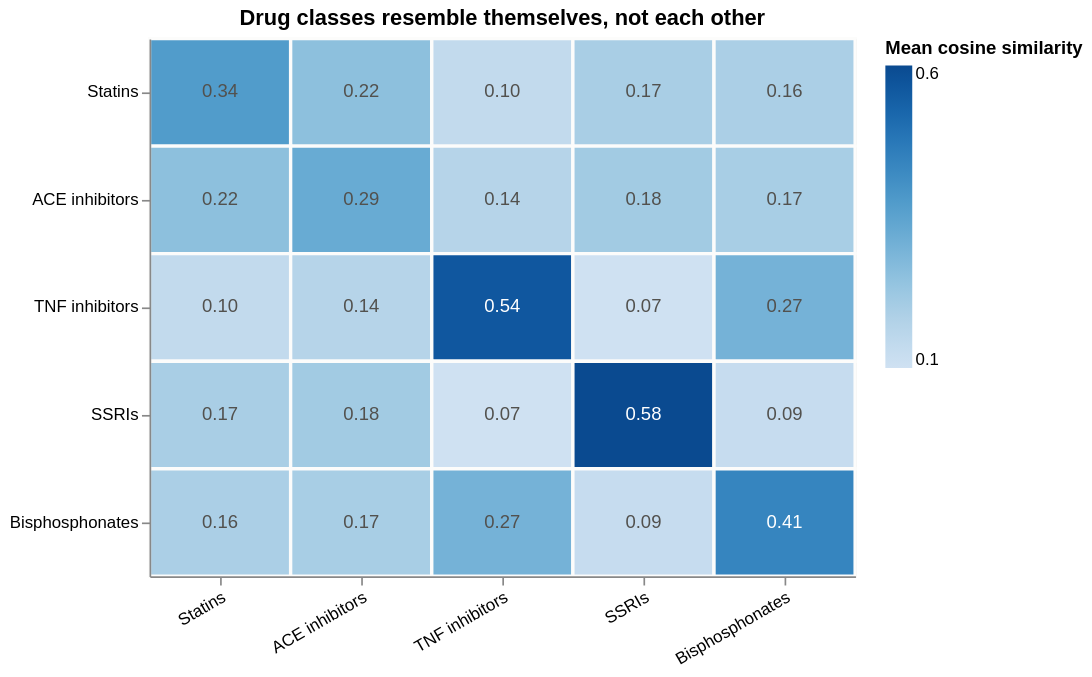

Specify this chart in Vega-Lite:
### Vega-Lite specification from a JSON file in a GitHub repository (floating-point values rounded to 4 significant figures)
{"config": {"view": {"continuousWidth": 300, "continuousHeight": 300}}, "layer": [{"mark": {"type": "rect", "stroke": "#fcfcfb", "strokeWidth": 2}, "encoding": {"color": {"field": "similarity", "legend": {"gradientLength": 180, "orient": "right"}, "scale": {"scheme": "blues"}, "title": "Mean cosine similarity", "type": "quantitative"}, "tooltip": [{"field": "a", "title": "Class", "type": "nominal"}, {"field": "b", "title": "vs", "type": "nominal"}, {"field": "similarity", "format": ".3f", "type": "quantitative"}, {"field": "n_pairs", "format": ",", "title": "Drug pairs", "type": "quantitative"}], "x": {"axis": {"labelAngle": -30}, "field": "b", "sort": ["Statins", "ACE inhibitors", "TNF inhibitors", "SSRIs", "Bisphosphonates"], "title": null, "type": "nominal"}, "y": {"field": "a", "sort": ["Statins", "ACE inhibitors", "TNF inhibitors", "SSRIs", "Bisphosphonates"], "title": null, "type": "nominal"}}}, {"mark": {"type": "text", "fontSize": 11}, "encoding": {"color": {"condition": {"test": "(datum.similarity > 0.35)", "value": "#ffffff"}, "value": "#52514e"}, "text": {"field": "similarity", "format": ".2f", "type": "quantitative"}, "tooltip": [{"field": "a", "title": "Class", "type": "nominal"}, {"field": "b", "title": "vs", "type": "nominal"}, {"field": "similarity", "format": ".3f", "type": "quantitative"}, {"field": "n_pairs", "format": ",", "title": "Drug pairs", "type": "quantitative"}], "x": {"axis": {"labelAngle": -30}, "field": "b", "sort": ["Statins", "ACE inhibitors", "TNF inhibitors", "SSRIs", "Bisphosphonates"], "title": null, "type": "nominal"}, "y": {"field": "a", "sort": ["Statins", "ACE inhibitors", "TNF inhibitors", "SSRIs", "Bisphosphonates"], "title": null, "type": "nominal"}}}], "data": {"name": "data-f3c6a8d25a25cd34632e05f72711d437"}, "height": 320, "title": "Drug classes resemble themselves, not each other", "width": 420, "$schema": "https://vega.github.io/schema/vega-lite/v6.1.0.json", "datasets": {"data-f3c6a8d25a25cd34632e05f72711d437": [{"class_a": "statins", "class_b": "statins", "similarity": 0.3441, "n_pairs": 10, "a": "Statins", "b": "Statins"}, {"class_a": "statins", "class_b": "ace_inhibitors", "similarity": 0.2238, "n_pairs": 25, "a": "Statins", "b": "ACE inhibitors"}, {"class_a": "statins", "class_b": "tnf_inhibitors", "similarity": 0.1037, "n_pairs": 25, "a": "Statins", "b": "TNF inhibitors"}, {"class_a": "statins", "class_b": "ssris", "similarity": 0.166, "n_pairs": 25, "a": "Statins", "b": "SSRIs"}, {"class_a": "statins", "class_b": "bisphosphonates", "similarity": 0.1607, "n_pairs": 25, "a": "Statins", "b": "Bisphosphonates"}, {"class_a": "ace_inhibitors", "class_b": "statins", "similarity": 0.2238, "n_pairs": 25, "a": "ACE inhibitors", "b": "Statins"}, {"class_a": "ace_inhibitors", "class_b": "ace_inhibitors", "similarity": 0.294, "n_pairs": 10, "a": "ACE inhibitors", "b": "ACE inhibitors"}, {"class_a": "ace_inhibitors", "class_b": "tnf_inhibitors", "similarity": 0.1352, "n_pairs": 25, "a": "ACE inhibitors", "b": "TNF inhibitors"}, {"class_a": "ace_inhibitors", "class_b": "ssris", "similarity": 0.1794, "n_pairs": 25, "a": "ACE inhibitors", "b": "SSRIs"}, {"class_a": "ace_inhibitors", "class_b": "bisphosphonates", "similarity": 0.1678, "n_pairs": 25, "a": "ACE inhibitors", "b": "Bisphosphonates"}, {"class_a": "tnf_inhibitors", "class_b": "statins", "similarity": 0.1037, "n_pairs": 25, "a": "TNF inhibitors", "b": "Statins"}, {"class_a": "tnf_inhibitors", "class_b": "ace_inhibitors", "similarity": 0.1352, "n_pairs": 25, "a": "TNF inhibitors", "b": "ACE inhibitors"}, {"class_a": "tnf_inhibitors", "class_b": "tnf_inhibitors", "similarity": 0.5409, "n_pairs": 10, "a": "TNF inhibitors", "b": "TNF inhibitors"}, {"class_a": "tnf_inhibitors", "class_b": "ssris", "similarity": 0.06502, "n_pairs": 25, "a": "TNF inhibitors", "b": "SSRIs"}, {"class_a": "tnf_inhibitors", "class_b": "bisphosphonates", "similarity": 0.2688, "n_pairs": 25, "a": "TNF inhibitors", "b": "Bisphosphonates"}, {"class_a": "ssris", "class_b": "statins", "similarity": 0.166, "n_pairs": 25, "a": "SSRIs", "b": "Statins"}, {"class_a": "ssris", "class_b": "ace_inhibitors", "similarity": 0.1794, "n_pairs": 25, "a": "SSRIs", "b": "ACE inhibitors"}, {"class_a": "ssris", "class_b": "tnf_inhibitors", "similarity": 0.06502, "n_pairs": 25, "a": "SSRIs", "b": "TNF inhibitors"}, {"class_a": "ssris", "class_b": "ssris", "similarity": 0.5785, "n_pairs": 10, "a": "SSRIs", "b": "SSRIs"}, {"class_a": "ssris", "class_b": "bisphosphonates", "similarity": 0.09115, "n_pairs": 25, "a": "SSRIs", "b": "Bisphosphonates"}, {"class_a": "bisphosphonates", "class_b": "statins", "similarity": 0.1607, "n_pairs": 25, "a": "Bisphosphonates", "b": "Statins"}, {"class_a": "bisphosphonates", "class_b": "ace_inhibitors", "similarity": 0.1678, "n_pairs": 25, "a": "Bisphosphonates", "b": "ACE inhibitors"}, {"class_a": "bisphosphonates", "class_b": "tnf_inhibitors", "similarity": 0.2688, "n_pairs": 25, "a": "Bisphosphonates", "b": "TNF inhibitors"}, {"class_a": "bisphosphonates", "class_b": "ssris", "similarity": 0.09115, "n_pairs": 25, "a": "Bisphosphonates", "b": "SSRIs"}, {"class_a": "bisphosphonates", "class_b": "bisphosphonates", "similarity": 0.412, "n_pairs": 10, "a": "Bisphosphonates", "b": "Bisphosphonates"}]}}
